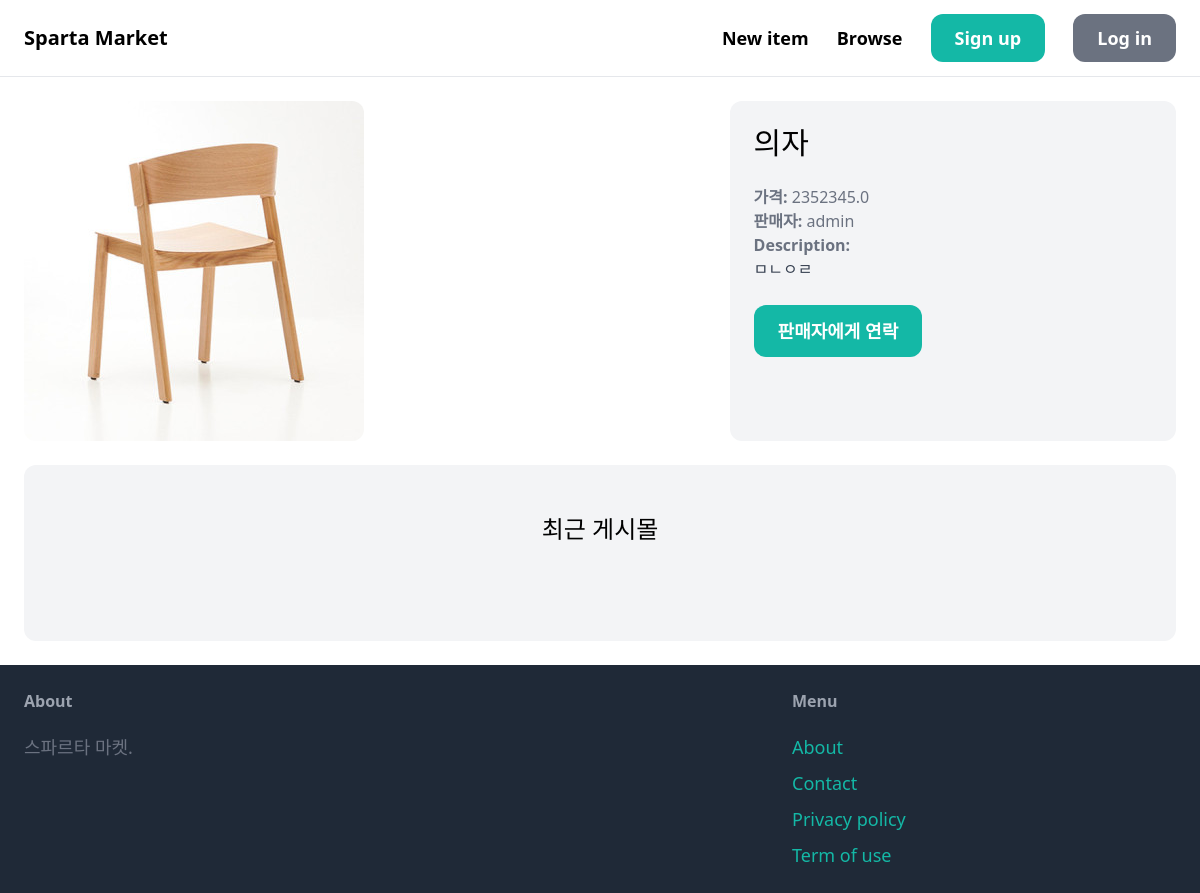
The app's page /items/15/, older data.
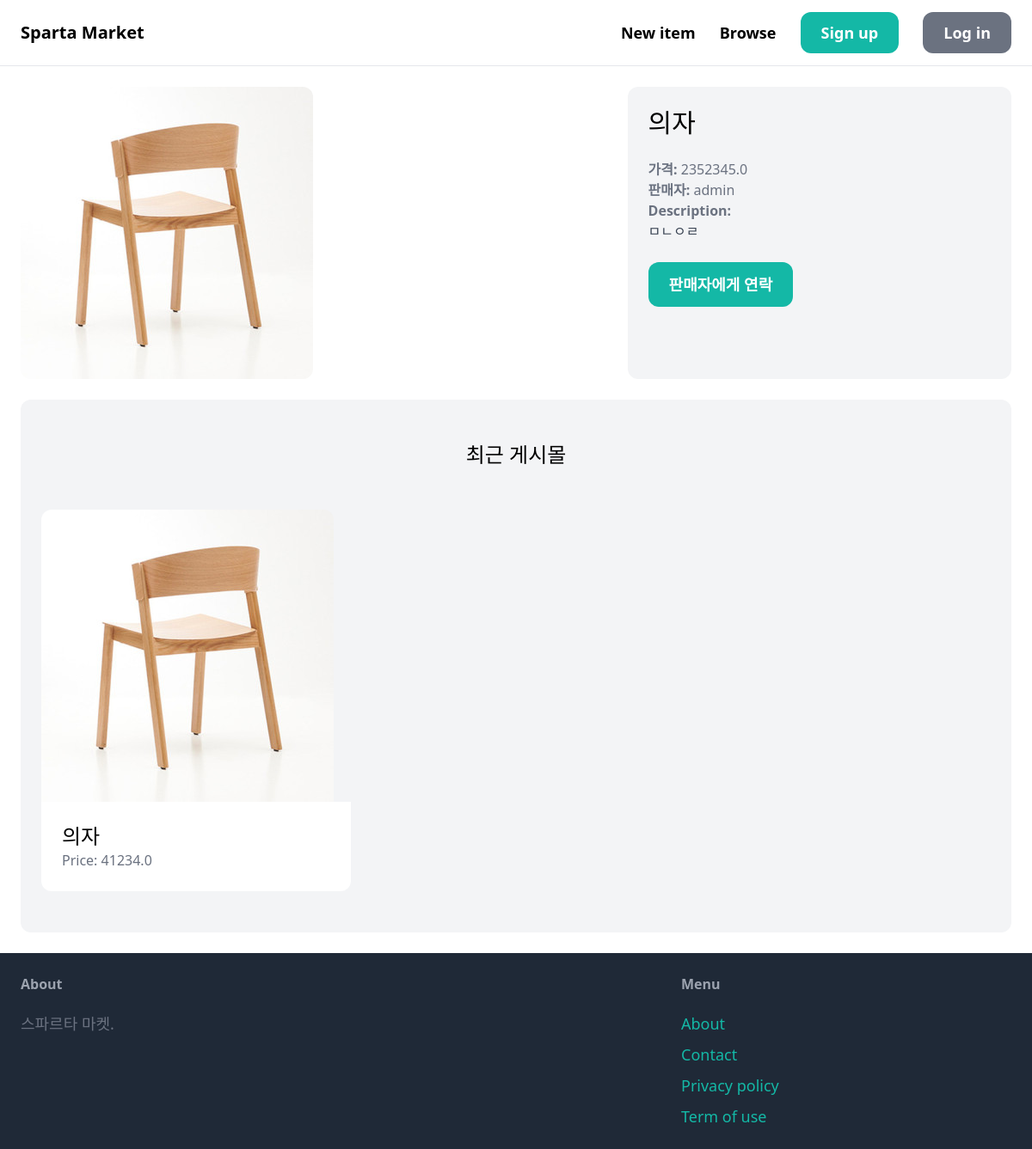
The same page, newer data.
### item/models.py (models this page shows, shortened)
class Item(models.Model):
    category = models.ForeignKey(Category, related_name='items', on_delete=models.CASCADE)
    name = models.CharField(max_length=255)
    description = models.TextField(blank=True, null=True)
    price = models.FloatField()
    image = models.ImageField(upload_to='item_image', blank=True, null=True)
    is_sold = models.BooleanField(default=False)
    created_by = models.ForeignKey(User, related_name='items', on_delete=models.CASCADE)
    created_at = models.DateTimeField(auto_now_add=True)

### item/views.py (the view)
# urls.py: path('<int:pk>/', views.detail, name='detail'),
def detail(request, pk):
    item = get_object_or_404(Item, pk=pk)
    related_items = Item.objects.filter(category=item.category, is_sold=False).exclude(pk=pk)[0:3]
    return render(request, 'item/detail.html', {
        'item': item,
        'related_items': related_items
    })

### item/templates/item/detail.html (shortened to what this page needs)
{% extends 'core/base.html' %}
{% block content %}
    <div class="grid grid-cols-5 gap-6">
        <div class="col-span-3">
            <img src="{{ item.image.url }}" class="rounded-xl">
        </div>
        <div class="col-span-2 p-6 bg-gray-100 rounded-xl">
            <h1 class="mb-6 text-3xl">{{ item.name }}</h1>
            <p class="text-gray-500"><strong>가격: </strong>{{ item.price }}</p>
            <p class="text-gray-500"><strong>판매자: </strong>{{ item.created_by.username }}</p>
            {% if item.description %}
                <p class="text-gray-700">
                    <strong class="text-gray-500">Description:</strong><br>
                    {{ item.description }}
                </p>
            {% endif %}
            {% if request.user == item.created_by %}
            <div class="mt-6 p-6 bg-white rounded-xl">
                <p>내 상품</p>
                <a href="{% url 'item:edit' item.id %}" class="inline-block mt-6 px-6 py-3 text-lg font-semibold bg-teal-500 text-white rounded-xl">수정</a>
                <a href="{% url 'item:delete' item.id %}" class="inline-block mt-6 px-6 py-3 text-lg font-semibold bg-red-500 text-white rounded-xl">삭제</a>
            </div>
        {% else %}
            <a href="#" class="inline-block mt-6 px-6 py-3 text-lg font-semibold bg-teal-500 text-white rounded-xl hover:bg-teal-700">판매자에게 연락</a>
        {% endif %}
    </div>
</div>
    <div class="mt-6 px-6 py-12 bg-gray-100 rounded-xl">
        <h2 class="mb-12 text-2xl text-center">최근 게시몰</h2>
            <div class="grid grid-cols-3 gap-3">
                {% for item in related_items %}
                    <div>
                        <a href="{% url 'item:detail' item.id %}">
                            <div>
                                <img src="{{ item.image.url }}" class="rounded-t-xl">
                            </div>
                            <div class="p-6 bg-white rounded-b-xl">
                                <h2 class="text-2xl">{{ item.name }}</h2>
                                <p class="text-gray-500">Price: {{ item.price }}</p>
                            </div>
                        </a>
                    </div>
                {% endfor %}
            </div>
        </div>
{% endblock %}

Row changes from the older to the newer data that the page shows:
added Item: image (picture), name "의자", price "41234.0"
